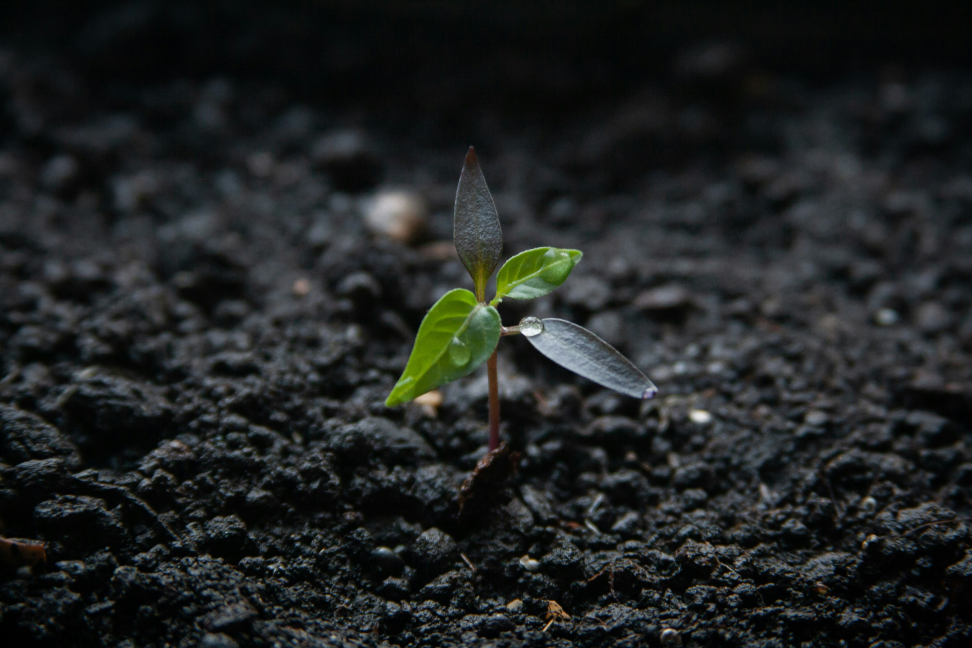
#> input picture images/2.jpg, 3888 x 2592 px (shown at 1/4 size); its folder holds only this picture in this run
$ python main.py
#> lines starting #> are read from the running program, lines starting #| are printed output that depends on the picture
from PIL import Image, ImageOps
import os

# Folder names
image_folder = "images"
output_folder = "output"

# List to store images
images = []

# Read all images from the images folder
for file in sorted(os.listdir(image_folder)):
    if file.endswith((".jpg", ".jpeg", ".png")):
        path = os.path.join(image_folder, file)

        img = Image.open(path)
#> img is the input picture: PIL image 3888x2592 RGB; mean R, G, B 31.9, 35.2, 34.8

        # Resize while keeping aspect ratio
        img.thumbnail((150, 150))
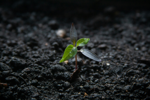
#> img: PIL image 150x100 RGB; mean R, G, B 31.9, 35.2, 34.8

        # Create a white background
        background = Image.new("RGB", (500, 500), "white")
#> background: PIL image 500x500 RGB; every value is 255

        # Center the image
        x = (500 - img.width) // 2
#> x = 175
        y = (500 - img.height) // 2
#> y = 200

        background.paste(img, (x, y))
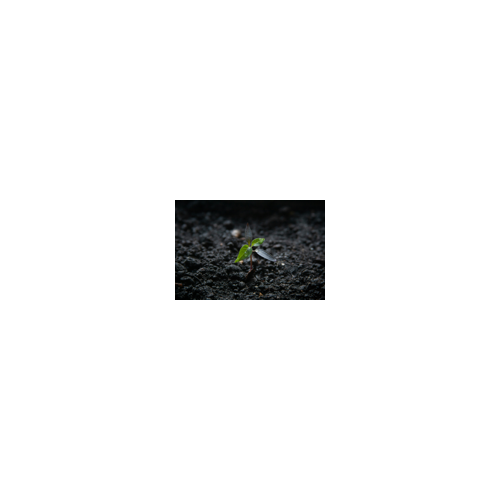
#> background: PIL image 500x500 RGB; mean R, G, B 241.6, 241.8, 241.8

        images.append(background)

# Create GIF
if images:
    output_path = os.path.join(output_folder, "animation.gif")

    images[0].save(
    output_path,
    save_all=True,
    append_images=images[1:],
    duration=300,
    loop=0,
    optimize=True
)

    print("GIF created successfully!")
else:
    print("No images found in the 'images' folder.")

$ run again, on images/3.jpg
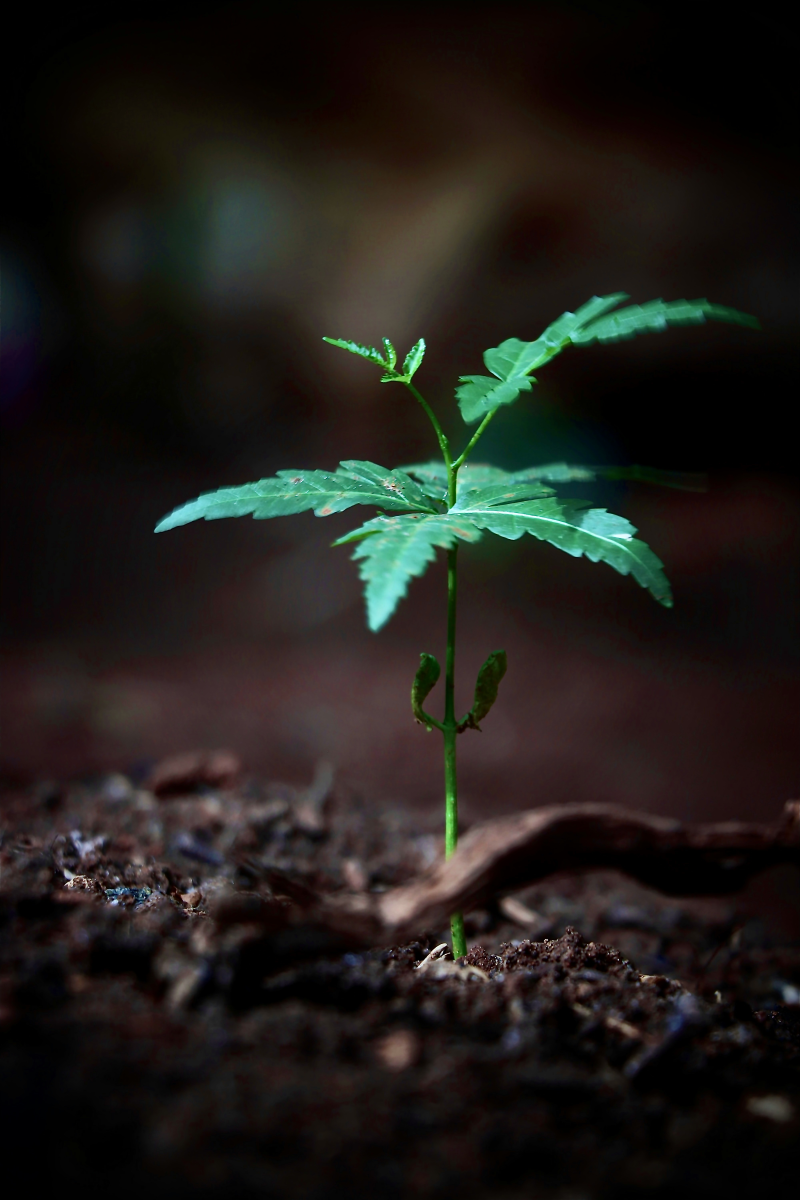
#> input picture images/3.jpg, 4000 x 6000 px (shown at 1/5 size)
#> img is the input picture: PIL image 4000x6000 RGB; mean R, G, B 31.5, 29.3, 25.2
#> `img.thumbnail((150, 150))`:
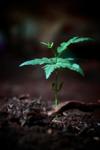
#> img: PIL image 100x150 RGB; mean R, G, B 31.6, 29.4, 25.2
#> `background.paste(img, (x, y))`:
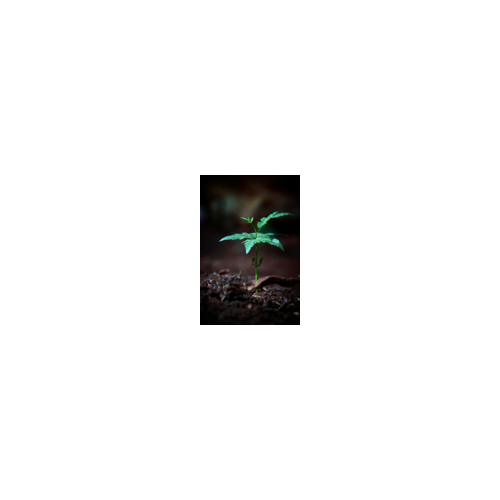
#> background: PIL image 500x500 RGB; mean R, G, B 241.6, 241.5, 241.2

$ run again, on images/5.jpg
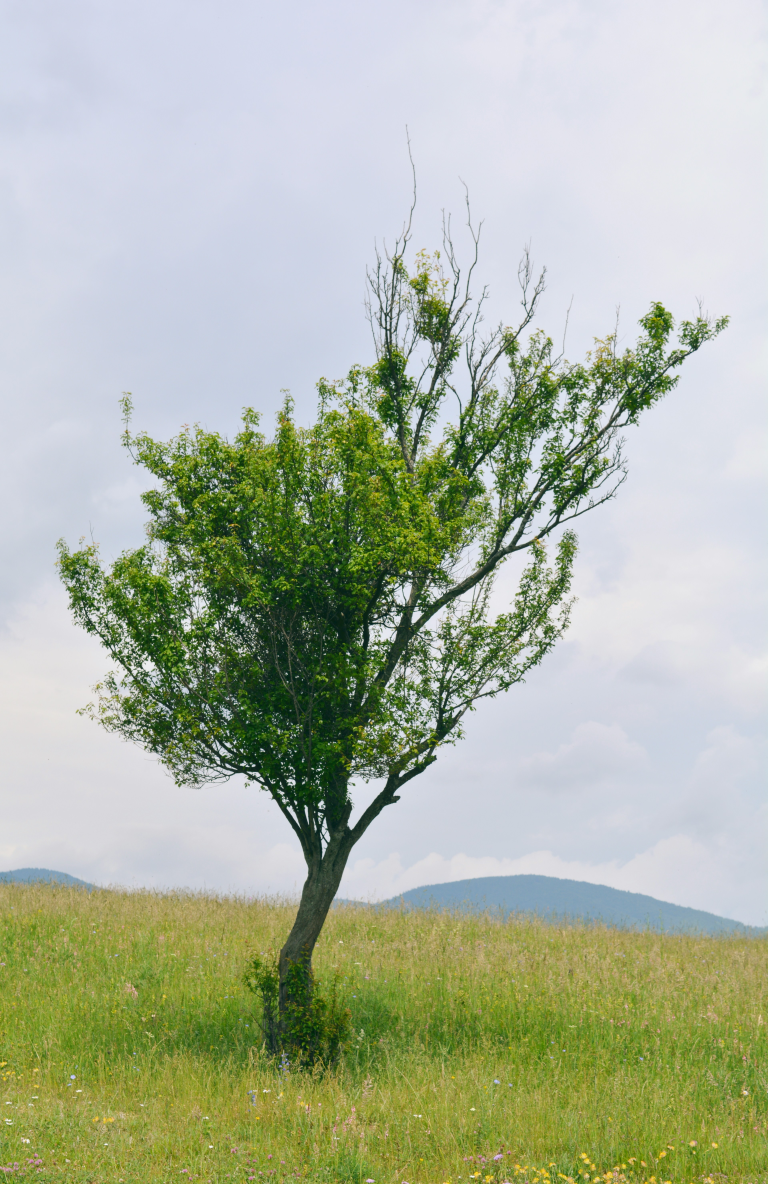
#> input picture images/5.jpg, 3840 x 5920 px (shown at 1/5 size)
#> img is the input picture: PIL image 3840x5920 RGB; mean R, G, B 171.5, 180, 159.6
#> `img.thumbnail((150, 150))`:
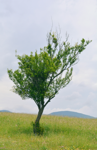
#> img: PIL image 97x150 RGB; mean R, G, B 171.5, 180, 159.6
#> `background.paste(img, (x, y))`:
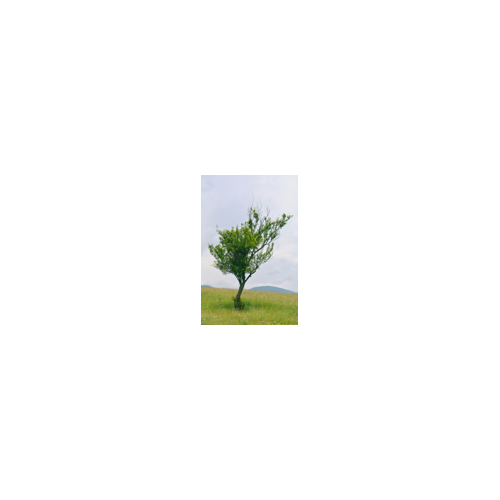
#> background: PIL image 500x500 RGB; mean R, G, B 250.1, 250.6, 249.4
